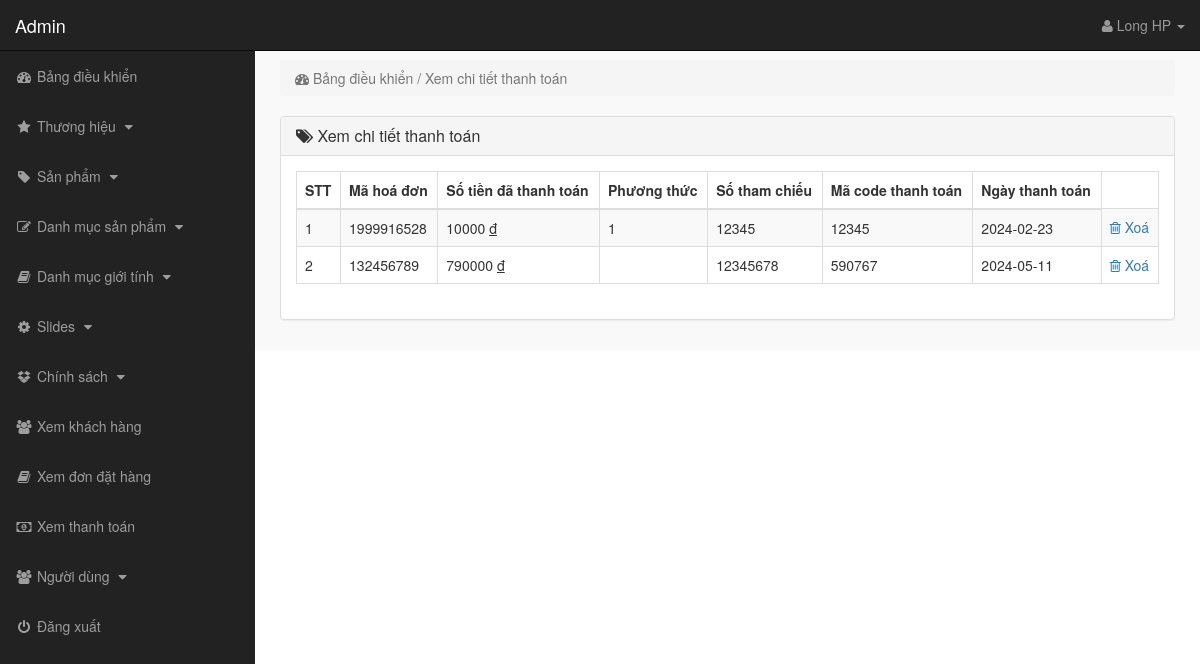
The page /admin_area/index.php?view_payments (signed in) on the database its author committed.
### tables this page shows
CREATE TABLE `payments` (
  `payment_id` int(10) NOT NULL,
  `invoice_no` int(10) NOT NULL,
  `amount` int(10) NOT NULL,
  `payment_mode` text NOT NULL,
  `ref_no` int(10) NOT NULL,
  `code` int(10) NOT NULL,
  `payment_date` text NOT NULL
);

### admin_area/view_payments.php (the view)
<?php
if (!isset($_SESSION['admin_email'])) {
    echo "<script>window.open('login.php','_self')</script>";
} else {
?>
<div class="row">
    <div class="col-lg-12">
        <ol class="breadcrumb">
            <li class="active">
                <i class="fa fa-dashboard"></i> Bảng điều khiển / Xem chi tiết thanh toán
            </li>
        </ol>
    </div>
</div>
<div class="row">
    <div class="col-lg-12">
        <div class="panel panel-default">
            <div class="panel-heading">
                <h3 class="panel-title">
                    <i class="fa fa-tags"></i> Xem chi tiết thanh toán
                </h3>
            </div>
            <div class="panel-body">
                <div class="table-responsive">
                    <table class="table table-striped table-bordered table-hover">
                        <thead>
                            <tr>
                                <th> STT </th>
                                <th> Mã hoá đơn </th>
                                <th> Số tiền đã thanh toán </th>
                                <th> Phương thức </th>
                                <th> Số tham chiếu </th>
                                <th> Mã code thanh toán </th>
                                <th> Ngày thanh toán </th>
                            </tr>
                        </thead>
                        <tbody>
                            <?php
                                $i = 0;
                                $get_payments = "select * from payments";
                                $run_payments = mysqli_query($conn, $get_payments);
                                while ($row_payments = mysqli_fetch_array($run_payments)) {
                                    $payment_id = $row_payments['payment_id'];
                                    $invoice_no = $row_payments['invoice_no'];
                                    $amount = $row_payments['amount'];
                                    $payment_mode = $row_payments['payment_mode'];
                                    $ref_no = $row_payments['ref_no'];
                                    $code = $row_payments['code'];
                                    $payment_date = $row_payments['payment_date'];
                                    $i++;
                                ?>
                            <tr>
                                <td> <?php echo $i; ?> </td>
                                <td> <?php echo $invoice_no; ?> </td>
                                <td> <?php echo $amount; ?> <u>đ</u></td>
                                <td> <?php echo $payment_mode; ?> </td>
                                <td> <?php echo $ref_no; ?></td>
                                <td> <?php echo $code; ?> </td>
                                <td> <?php echo $payment_date; ?> </td>
                                <td>
                                    <a href="index.php?delete_payment=<?php echo $payment_id; ?>">
                                        <i class="fa fa-trash-o"></i> Xoá
                                    </a>
                                </td>
                            </tr>
                            <?php } ?>
                        </tbody>
                    </table>
                </div>
            </div>
        </div>
    </div>
</div>
<?php } ?>

### admin_area/includes/sidebar.php (shortened to what this page needs)
<?php
if (!isset($_SESSION['admin_email'])) {
    echo "<script>window.open('login.php','_self')</script>";
} else {
?>
<nav class="navbar navbar-inverse navbar-fixed-top">
    <div class="navbar-header">
        <a href="index.php?dashboard" class="navbar-brand">Admin</a>
    </div>
    <ul class="nav navbar-right top-nav">
        <li class="dropdown">
            <a href="#" class="dropdown-toggle" data-toggle="dropdown">
                <i class="fa fa-user"></i> <?php echo $admin_name; ?> <b class="caret"></b>
            </a>
        </li>
    </ul>
    <div class="collapse navbar-collapse navbar-ex1-collapse">
        <ul class="nav navbar-nav side-nav">
            <li>
                <a href="index.php?dashboard">
                    <i class="fa fa-fw fa-dashboard"></i> Bảng điều khiển
                </a>
            </li>
            <li>
                <a href="#" data-toggle="collapse" data-target="#manufacturers">
                    <i class="fa fa-fw fa-star"></i> Thương hiệu
                    <i class="fa fa-fw fa-caret-down"></i>
                </a>
            </li>
            <li>
                <a href="#" data-toggle="collapse" data-target="#products">
                    <i class="fa fa-fw fa-tag"></i> Sản phẩm
                    <i class="fa fa-fw fa-caret-down"></i>
                </a>
            </li>
            <li>
                <a href="#" data-toggle="collapse" data-target="#p_cat">
                    <i class="fa fa-fw fa-edit"></i> Danh mục sản phẩm
                    <i class="fa fa-fw fa-caret-down"></i>
                </a>
            </li>
            <li>
                <a href="#" data-toggle="collapse" data-target="#cat">
                    <i class="fa fa-fw fa-book"></i> Danh mục giới tính
                    <i class="fa fa-fw fa-caret-down"></i>
                </a>
            </li>
            <li>
                <a href="#" data-toggle="collapse" data-target="#slides">
                    <i class="fa fa-fw fa-gear"></i> Slides
                    <i class="fa fa-fw fa-caret-down"></i>
                </a>
            </li>
            <li>
                <a href="#" data-toggle="collapse" data-target="#boxes">
                    <i class="fa fa-fw fa-dropbox"></i> Chính sách
                    <i class="fa fa-fw fa-caret-down"></i>
                </a>
            </li>
            <li>
                <a href="index.php?view_customers">
                    <i class="fa fa-fw fa-users"></i> Xem khách hàng
                </a>
            </li>
            <li>
                <a href="index.php?view_orders">
                    <i class="fa fa-fw fa-book"></i> Xem đơn đặt hàng
                </a>
            </li>
            <li>
                <a href="index.php?view_payments">
                    <i class="fa fa-fw fa-money"></i> Xem thanh toán
                </a>
            </li>
            <li>
                <a href="#" data-toggle="collapse" data-target="#users">
                    <i class="fa fa-fw fa-users"></i> Người dùng
                    <i class="fa fa-fw fa-caret-down"></i>
                </a>
            </li>
            <li>
                <a href="logout.php">
                    <i class="fa fa-fw fa-power-off"></i> Đăng xuất
                </a>
            </li>
        </ul>
    </div>
</nav>
<?php } ?>

### admin_area/css/style.css (style rules this page uses)
body { margin-top: 100px; }
@media (min-width: 768px) { body { margin-top: 50px; } }
.top-nav { padding: 0 15px; }
.top-nav>li { display: inline-block; }
.top-nav>li>a { color: #999999; line-height: 20px; padding-top: 15px; padding-bottom: 15px; }
@media (min-width: 768px) { .side-nav { position: fixed; top: 51px; bottom: 0; width: 255px; overflow-y: auto; overflow-x: hidden; background-color: #222222; padding-bottom: 40px; border-radius: 0; } }
@media (min-width: 768px) { .side-nav>li>a { width: 255px; } }
.panel-body { border-radius: 5px; }

### rows shown on the page
payments: invoice_no "1999916528", amount "10000", payment_mode "1", ref_no "12345", code "12345", payment_date "2024-02-23"
payments: invoice_no "132456789", amount "790000", ref_no "12345678", code "590767", payment_date "2024-05-11"

### other values the page prints
$admin_name "Long HP"
